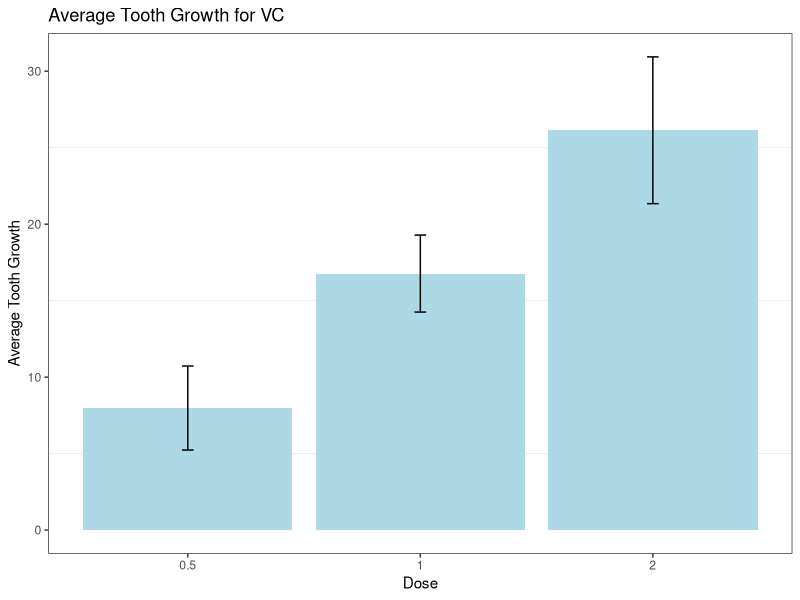

Reproduce this figure in R.
## ---- chunk 1
library(tidyverse)

# Apply themes throughout the markdown file
theme_set(theme_bw()+
            theme(panel.grid.major = element_blank()))
## ---- chunk 2
View(ToothGrowth)
## ---- chunk 3
ToothGrowth %>%
  filter(supp == "VC") %>%
  mutate(dose = as.factor(dose)) %>%
  group_by(dose) %>%
  summarise(mean_len = mean(len),
            sd_len = sd(len)) %>%
  ggplot(aes(dose, mean_len)) +
  geom_bar(stat = "identity", fill = "lightblue") +
  geom_errorbar(aes(ymin = mean_len - sd_len,
                    ymax = mean_len + sd_len),
                width = 0.05) +
  labs(
    title = "Average Tooth Growth for VC",
    x = "Dose",
    y = "Average Tooth Growth"
  )
